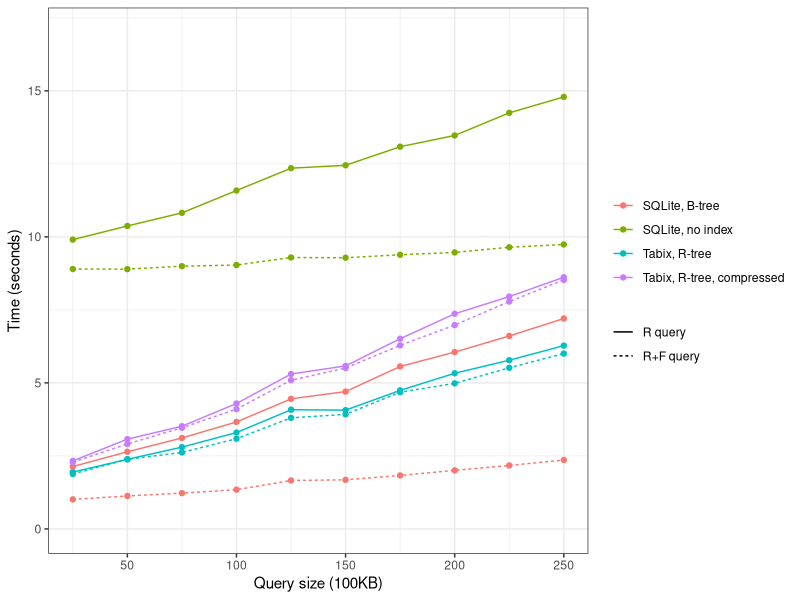

Generate this figure with R:
#!/usr/bin/env Rscript

library('ggplot2')

m <- read.table('benchmark_25_10_snaptron_only.tsv', header=T, sep='\t')
m$TabixC <- grepl('Tabix-Compressed', m$Query.Type)
m$TabixU <- grepl('Tabix-Uncompressed', m$Query.Type)
m$Constrained <- factor(grepl('Constraint', m$Query.Type), labels=c('R query', 'R+F query'))
m$NoIndex <- grepl('NoIndex', m$Query.Type)
#m$Type <- ifelse(m$TabixC, 'Tabix, R-tree, compressed', ifelse(m$TabixU, 'Tabix, R-tree, uncompressed', ifelse(m$NoIndex, 'SQLite, no index, uncompressed', 'SQLite, B-tree, uncompressed')))
m$Type <- ifelse(m$TabixC, 'Tabix, R-tree, compressed', ifelse(m$TabixU, 'Tabix, R-tree', ifelse(m$NoIndex, 'SQLite, no index', 'SQLite, B-tree')))

pdf(file="benchmark_fig.pdf", height=4, width=5.5)
ggplot(m, aes(x=Query.Size, y=Query.Time, color=Type, linetype=Constrained)) + labs(x='Query size (100KB)', y='Time (seconds)') + geom_line() + geom_point() + theme_bw() + theme(legend.title=element_blank()) + scale_y_continuous(limits=c(0, 17))
dev.off()
